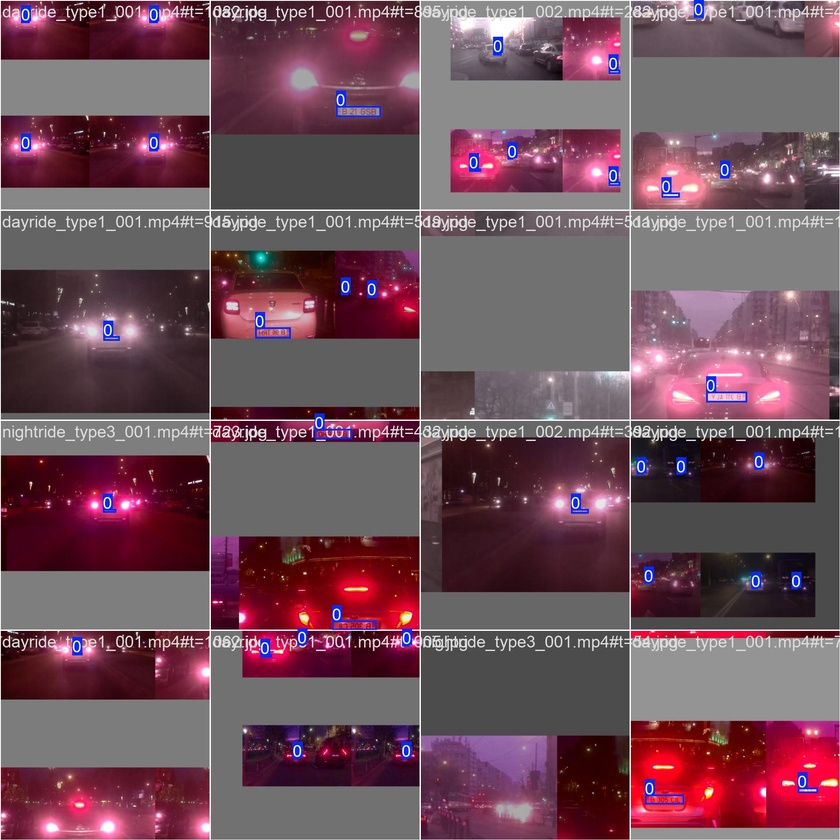
#> input picture LicensePlateDet/yolov8n_romanian_lp_e50/train_batch0.jpg, 840 x 840 px, shrunk from 1920 x 1920 before the run
$ python -i utils_ocr.py   (imports and definitions only)
#> lines starting #> are read from the running program, lines starting #| are printed output that depends on the picture; after the words box and inside, x2 and y2 are one past the last pixel; in counts of white or black regions, pixels touching at a corner belong together
#> further down, picture is the input picture: shape (840, 840, 3); mean B, G, R 91.3, 79.3, 112.4
# src/character_recognition/utils_ocr.py
import cv2
import re # Ensure re is imported
import pytesseract
import pathlib

# --- Preprocessing Function ---
def preprocess_plate_for_ocr(image):
    """Converts image to grayscale, enhances contrast, and applies thresholding."""
    if image is None:
        return None
    if len(image.shape) == 3 and image.shape[2] == 3:
        gray = cv2.cvtColor(image, cv2.COLOR_BGR2GRAY)
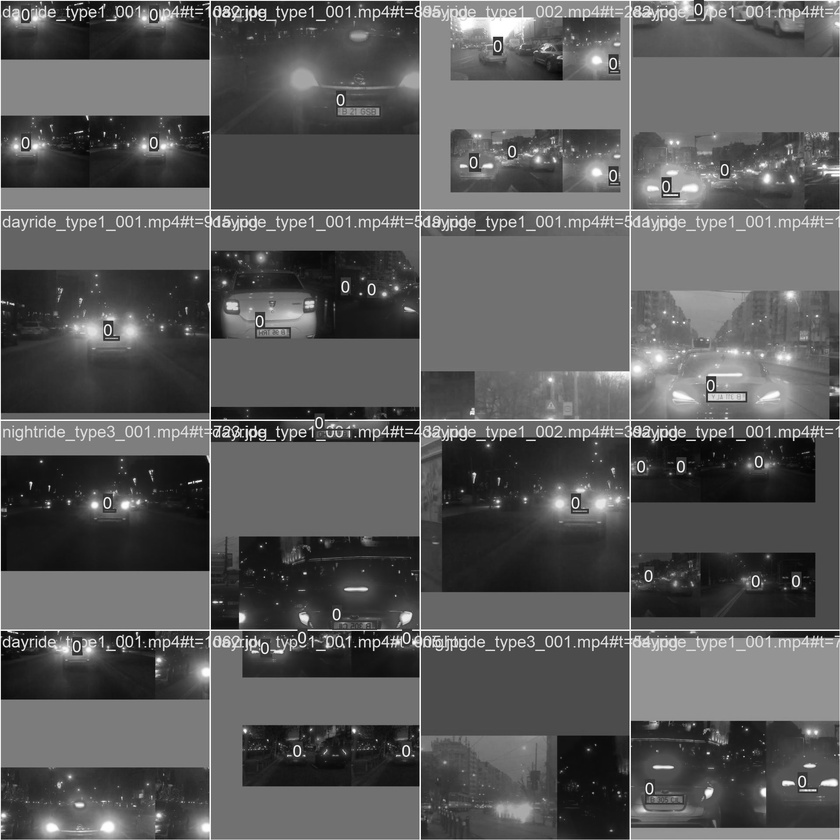
#> gray: shape (840, 840); min 0, max 255, mean 90.6
    elif len(image.shape) == 2:
        gray = image
    else:
        return None

    clahe = cv2.createCLAHE(clipLimit=2.0, tileGridSize=(8, 8))
    enhanced = clahe.apply(gray)
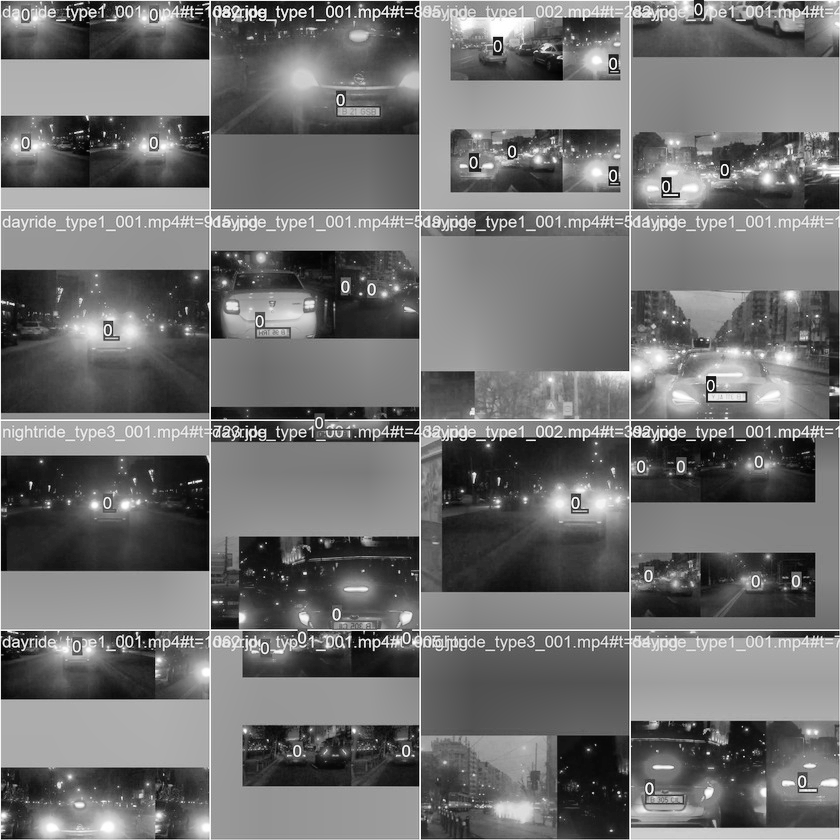
#> enhanced: shape (840, 840); min 0, max 255, mean 113
    binary_image = cv2.adaptiveThreshold(enhanced, 255, cv2.ADAPTIVE_THRESH_GAUSSIAN_C,
                                         cv2.THRESH_BINARY, 11, 2)
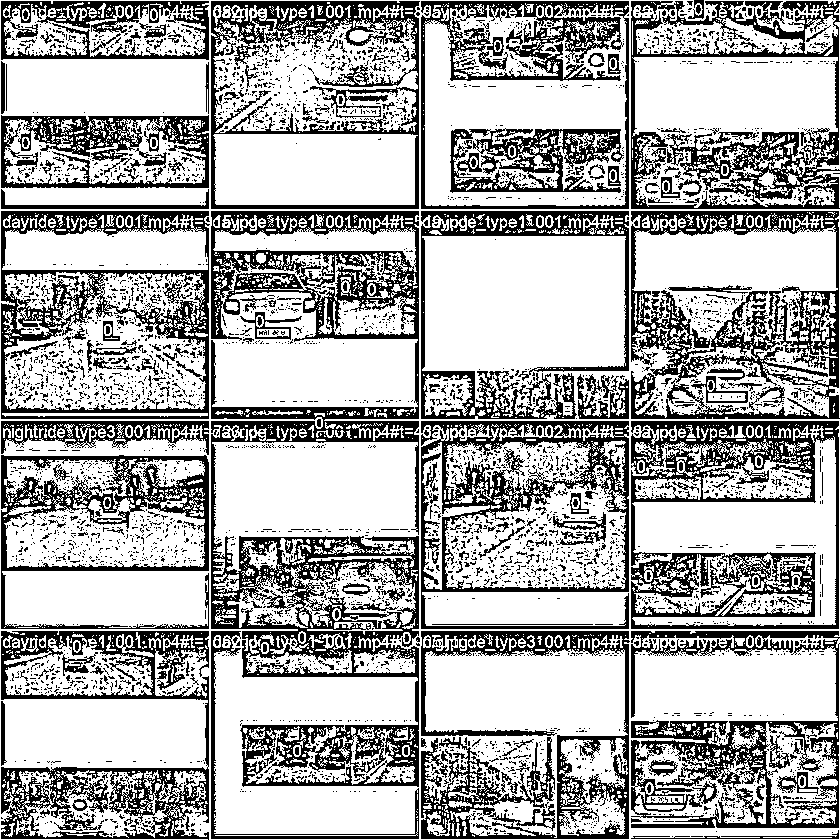
#> binary_image: shape (840, 840); 67.7% white; 4710 black regions (4364 under 20 px), largest, box (x1, y1, x2, y2) and area: (211, 211, 419, 787) 35261, (631, 421, 839, 629) 14321, (631, 211, 840, 419) 13403
    return binary_image

# --- Detailed Spanish Validation Function (Internal Helper) ---
# [30 lines left out: function _validate_spanish_license_plate_detailed, not called in this run]

# --- Main Validation Function ---
VALID_ROMANIAN_COUNTY_CODES = {
    "AB", "AR", "AG", "BC", "BH", "BN", "BT", "BV", "BR", "B", "BZ", "CS", "CL", "CJ", "CT", "CV",
    "DB", "DJ", "GL", "GR", "GJ", "HR", "HD", "IL", "IS", "IF", "MM", "MH", "MS", "NT", "OT", "PH",
    "SM", "SJ", "SB", "SV", "TR", "TM", "TL", "VS", "VL", "VN"
}

# [68 lines left out: functions validate_plate_text, recognize_text_tesseract, not called in this run]

>>> import cv2
>>> picture = cv2.imread('../../LicensePlateDet/yolov8n_romanian_lp_e50/train_batch0.jpg')
>>> result = preprocess_plate_for_ocr(picture)

$ run again, on LicensePlateDet/yolov8n_romanian_lp_e50/train_batch1.jpg
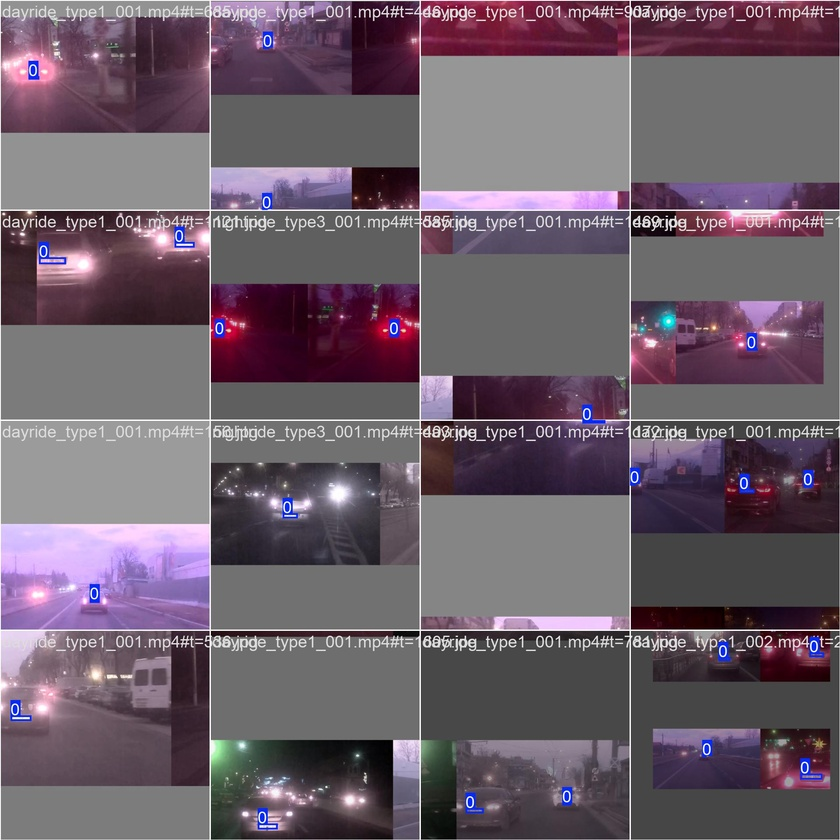
#> input picture LicensePlateDet/yolov8n_romanian_lp_e50/train_batch1.jpg, 840 x 840 px, shrunk from 1920 x 1920 before the run
#> picture is the input picture: shape (840, 840, 3); mean B, G, R 106, 94.2, 108.3
#> in preprocess_plate_for_ocr, `enhanced = clahe.apply(gray)`:
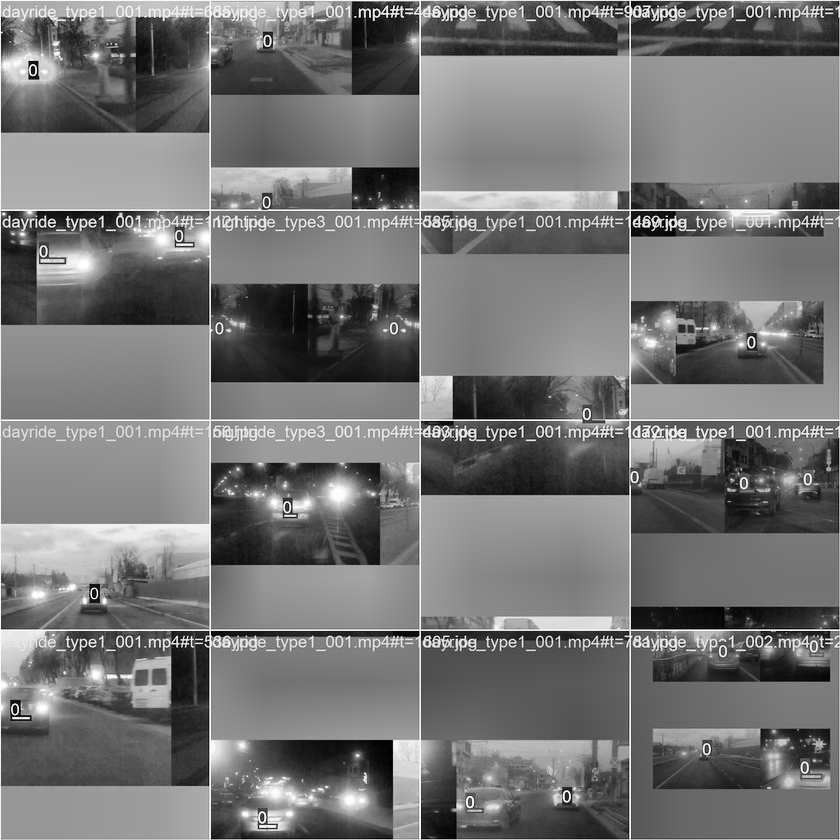
#> enhanced: shape (840, 840); min 0, max 255, mean 117
#> in preprocess_plate_for_ocr, `binary_image = cv2.adaptiveThreshold(enhanced, 255, cv2.ADAPTIVE_THRES..`:
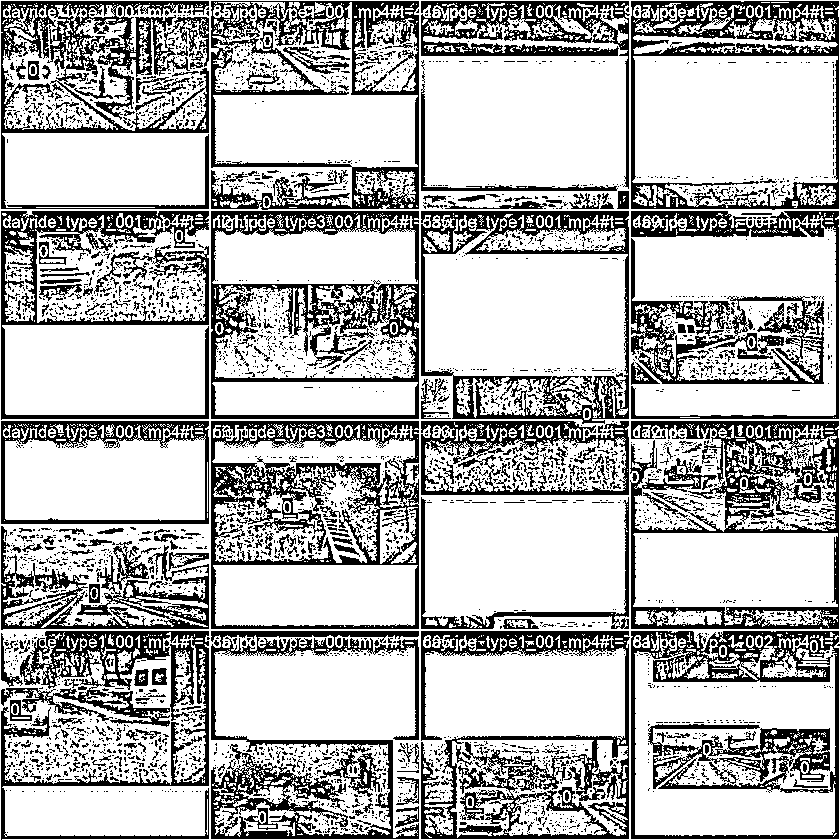
#> binary_image: shape (840, 840); 71.2% white; 4106 black regions (3711 under 20 px), largest, box (x1, y1, x2, y2) and area: (211, 421, 419, 629) 12454, (630, 421, 839, 629) 12430, (421, 631, 630, 839) 12096

$ run again, on LicensePlateDet/yolov8n_romanian_lp_e50/train_batch1080.jpg
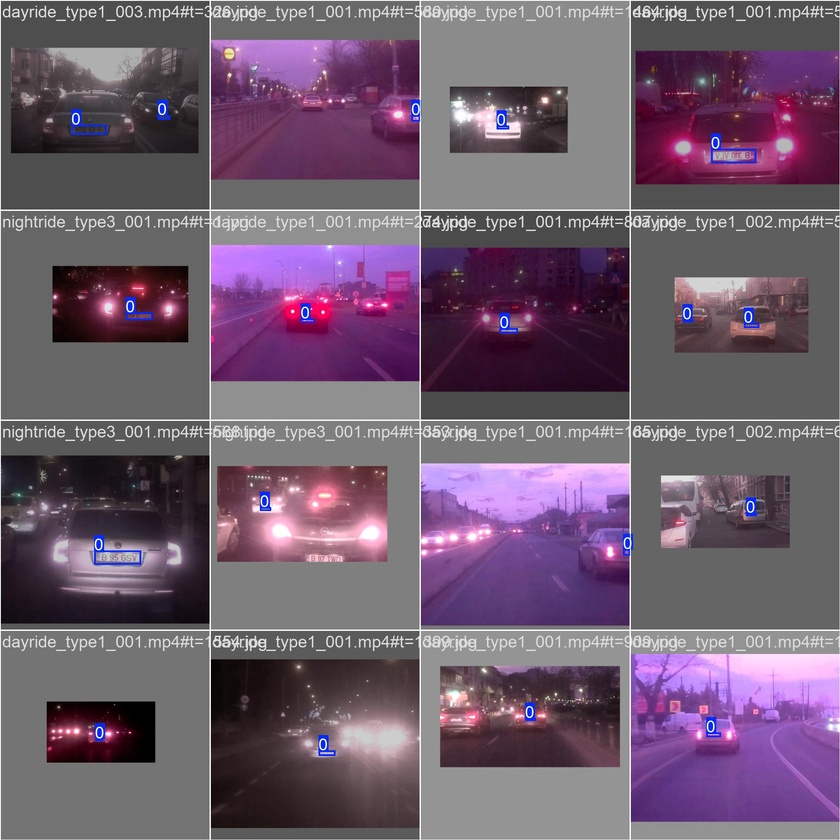
#> input picture LicensePlateDet/yolov8n_romanian_lp_e50/train_batch1080.jpg, 840 x 840 px, shrunk from 1920 x 1920 before the run
#> picture is the input picture: shape (840, 840, 3); mean B, G, R 110.6, 91.8, 111.2
#> in preprocess_plate_for_ocr, `enhanced = clahe.apply(gray)`:
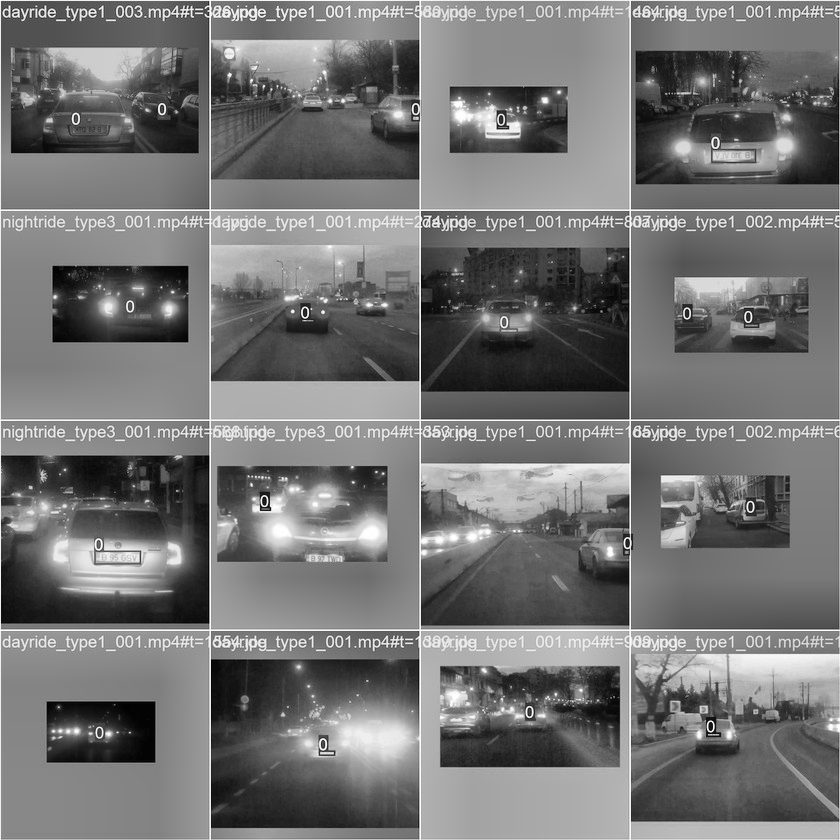
#> enhanced: shape (840, 840); min 1, max 255, mean 115.7
#> in preprocess_plate_for_ocr, `binary_image = cv2.adaptiveThreshold(enhanced, 255, cv2.ADAPTIVE_THRES..`:
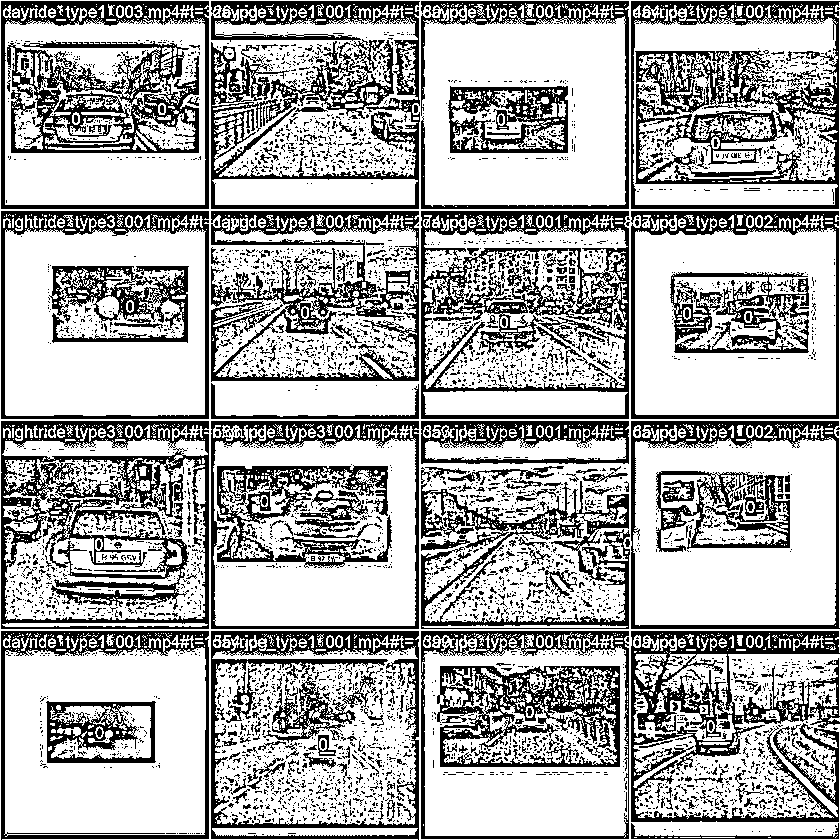
#> binary_image: shape (840, 840); 67.9% white; 5233 black regions (4834 under 20 px), largest, box (x1, y1, x2, y2) and area: (1, 421, 209, 629) 16008, (631, 1, 840, 209) 14642, (211, 1, 420, 209) 13781

$ run again, on LicensePlateDet/yolov8n_romanian_lp_e50/train_batch1081.jpg
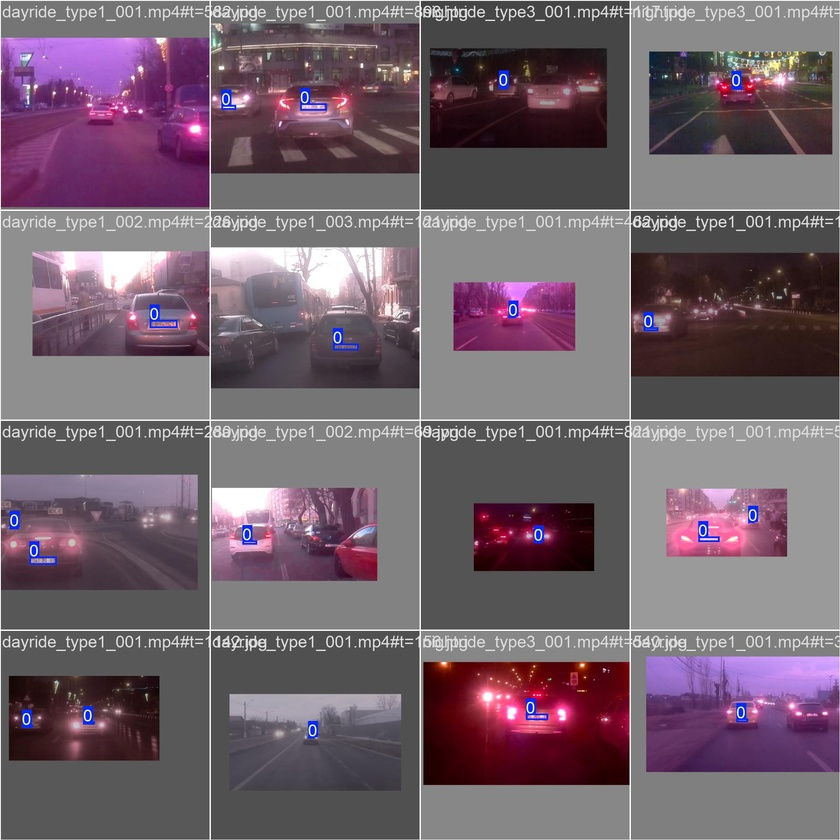
#> input picture LicensePlateDet/yolov8n_romanian_lp_e50/train_batch1081.jpg, 840 x 840 px, shrunk from 1920 x 1920 before the run
#> picture is the input picture: shape (840, 840, 3); mean B, G, R 108.2, 97.1, 114.2
#> in preprocess_plate_for_ocr, `enhanced = clahe.apply(gray)`:
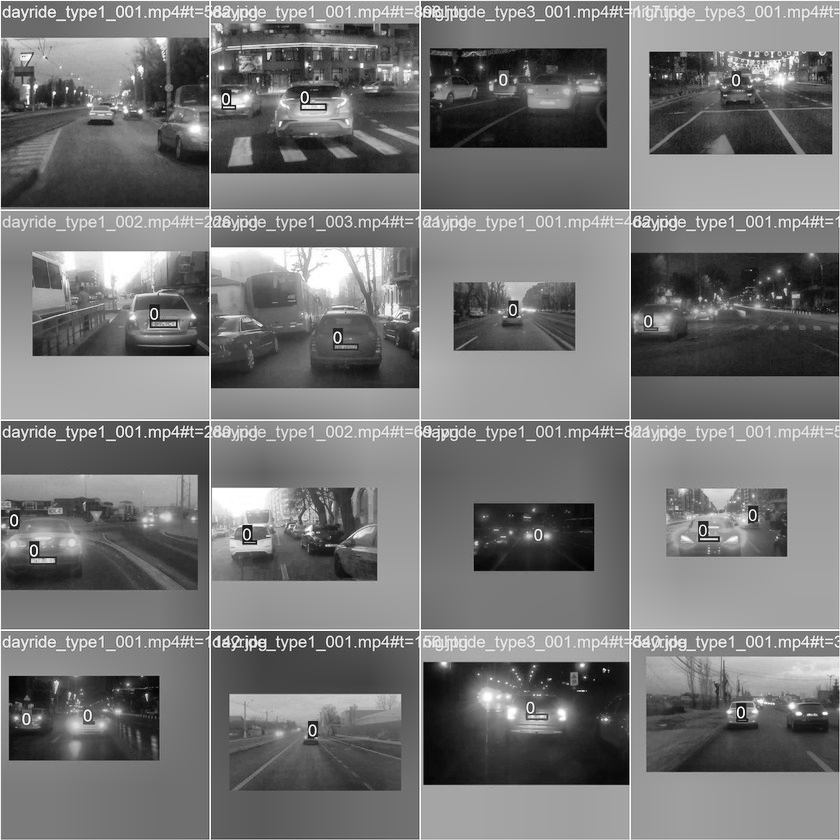
#> enhanced: shape (840, 840); min 1, max 255, mean 117.7
#> in preprocess_plate_for_ocr, `binary_image = cv2.adaptiveThreshold(enhanced, 255, cv2.ADAPTIVE_THRES..`:
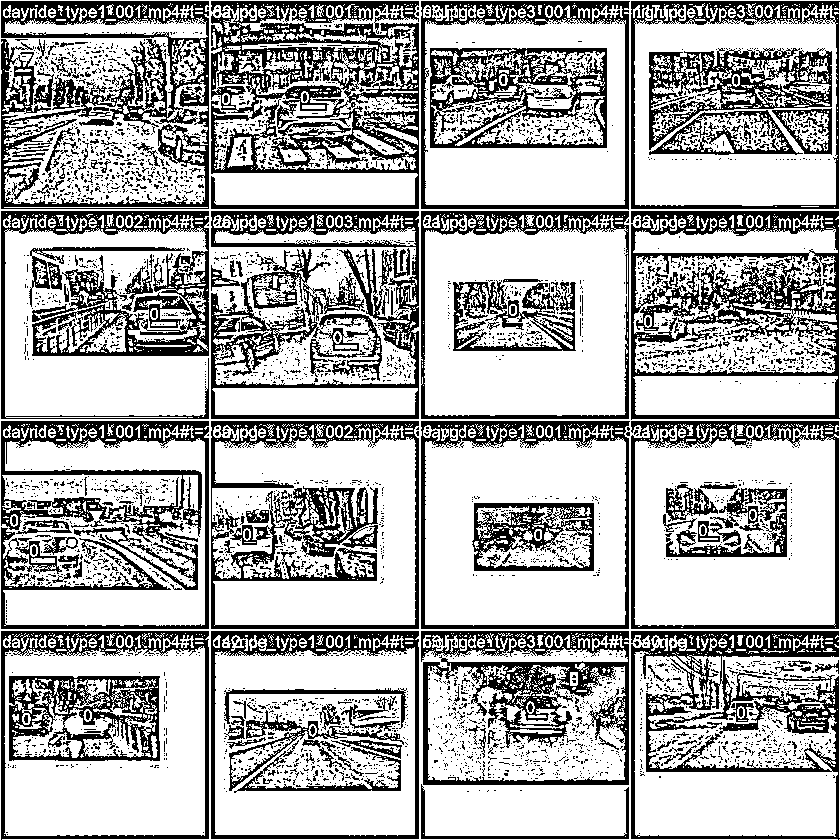
#> binary_image: shape (840, 840); 68.6% white; 4296 black regions (4003 under 20 px), largest, box (x1, y1, x2, y2) and area: (211, 1, 419, 209) 18488, (211, 211, 419, 419) 14709, (1, 1, 209, 209) 14251
